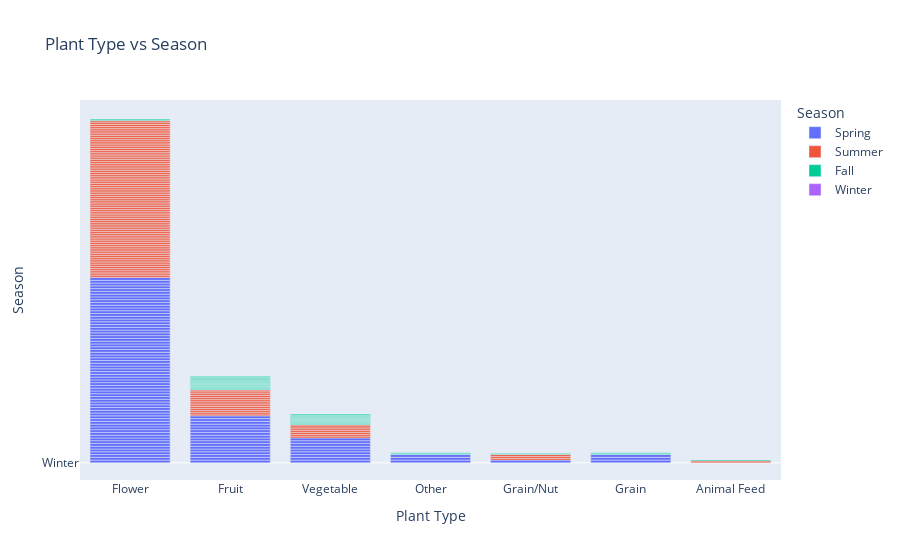

Source (notebook cell):
### Code cell
fig = px.bar(data, x = 'Plant Type', y = 'Season', color= 'Season', title='Plant Type vs Season')
fig.update_layout(barmode='relative', xaxis={'categoryorder':'total descending'})
fig.show()

### Figure 1 — Plotly figure (JSON) as saved in the notebook; plotly's stock layout.template omitted (floating-point values rounded to 4 significant figures)
{"data": [{"alignmentgroup": "True", "hovertemplate": "Season=%{y}<br>Plant Type=%{x}<extra></extra>", "legendgroup": "Spring", "marker": {"color": "#636efa"}, "name": "Spring", "offsetgroup": "Spring", "orientation": "v", "showlegend": true, "textposition": "auto", "type": "bar", "x": ["Flower", "Flower", "Flower", "Flower", "Flower", "Flower", "Flower", "Flower", "Flower", "Flower", "Flower", "Flower", "Flower", "Flower", "Flower", "Flower", "Flower", "Flower", "Flower", "Flower", "Flower", "Flower", "Flower", "Flower", "Flower", "Flower", "Flower", "Flower", "Flower", "Flower", "Flower", "Flower", "Flower", "Flower", "Flower", "Flower", "Flower", "Flower", "Flower", "Flower", "Flower", "Flower", "Flower", "Flower", "Flower", "Flower", "Flower", "Flower", "Flower", "Flower", "Flower", "Flower", "Flower", "Flower", "Flower", "Flower", "Flower", "Flower", "Flower", "Flower", "Flower", "Flower", "Flower", "Flower", "Flower", "Flower", "Flower", "Fruit", "Other", "Fruit", "Fruit", "Fruit", "Fruit", "Grain/Nut", "Other", "Vegetable", "Vegetable", "Fruit", "Fruit", "Vegetable", "Fruit", "Vegetable", "Fruit", "Grain", "Other", "Vegetable", "Fruit", "Grain", "Fruit", "Vegetable", "Vegetable", "Vegetable", "Fruit", "Fruit", "Grain", "Fruit", "Fruit", "Fruit", "Fruit", "Vegetable"], "xaxis": "x", "y": ["Spring", "Spring", "Spring", "Spring", "Spring", "Spring", "Spring", "Spring", "Spring", "Spring", "Spring", "Spring", "Spring", "Spring", "Spring", "Spring", "Spring", "Spring", "Spring", "Spring", "Spring", "Spring", "Spring", "Spring", "Spring", "Spring", "Spring", "Spring", "Spring", "Spring", "Spring", "Spring", "Spring", "Spring", "Spring", "Spring", "Spring", "Spring", "Spring", "Spring", "Spring", "Spring", "Spring", "Spring", "Spring", "Spring", "Spring", "Spring", "Spring", "Spring", "Spring", "Spring", "Spring", "Spring", "Spring", "Spring", "Spring", "Spring", "Spring", "Spring", "Spring", "Spring", "Spring", "Spring", "Spring", "Spring", "Spring", "Spring", "Spring", "Spring", "Spring", "Spring", "Spring", "Spring", "Spring", "Spring", "Spring", "Spring", "Spring", "Spring", "Spring", "Spring", "Spring", "Spring", "Spring", "Spring", "Spring", "Spring", "Spring", "Spring", "Spring", "Spring", "Spring", "Spring", "Spring", "Spring", "Spring", "Spring", "Spring", "Spring"], "yaxis": "y"}, {"alignmentgroup": "True", "hovertemplate": "Season=%{y}<br>Plant Type=%{x}<extra></extra>", "legendgroup": "Summer", "marker": {"color": "#EF553B"}, "name": "Summer", "offsetgroup": "Summer", "orientation": "v", "showlegend": true, "textposition": "auto", "type": "bar", "x": ["Flower", "Flower", "Flower", "Flower", "Flower", "Flower", "Flower", "Flower", "Flower", "Flower", "Flower", "Flower", "Flower", "Flower", "Flower", "Flower", "Flower", "Flower", "Flower", "Flower", "Flower", "Flower", "Flower", "Flower", "Flower", "Flower", "Flower", "Flower", "Flower", "Flower", "Flower", "Flower", "Flower", "Flower", "Flower", "Flower", "Flower", "Flower", "Flower", "Flower", "Flower", "Flower", "Flower", "Flower", "Flower", "Flower", "Flower", "Flower", "Flower", "Flower", "Flower", "Flower", "Flower", "Flower", "Flower", "Flower", "Flower", "Flower", "Flower", "Flower", "Flower", "Flower", "Flower", "Flower", "Flower", "Flower", "Flower", "Flower", "Flower", "Flower", "Flower", "Flower", "Flower", "Flower", "Flower", "Flower", "Flower", "Flower", "Flower", "Flower", "Flower", "Flower", "Flower", "Flower", "Fruit", "Fruit", "Fruit", "Fruit", "Grain/Nut", "Flower", "Fruit", "Fruit", "Fruit", "Fruit", "Grain/Nut", "Grain/Nut", "Vegetable", "Vegetable", "Vegetable", "Animal Feed", "Vegetable", "Vegetable", "Fruit", "Fruit", "Vegetable", "Fruit", "Fruit", "Fruit", "Vegetable", "Fruit"], "xaxis": "x", "y": ["Summer", "Summer", "Summer", "Summer", "Summer", "Summer", "Summer", "Summer", "Summer", "Summer", "Summer", "Summer", "Summer", "Summer", "Summer", "Summer", "Summer", "Summer", "Summer", "Summer", "Summer", "Summer", "Summer", "Summer", "Summer", "Summer", "Summer", "Summer", "Summer", "Summer", "Summer", "Summer", "Summer", "Summer", "Summer", "Summer", "Summer", "Summer", "Summer", "Summer", "Summer", "Summer", "Summer", "Summer", "Summer", "Summer", "Summer", "Summer", "Summer", "Summer", "Summer", "Summer", "Summer", "Summer", "Summer", "Summer", "Summer", "Summer", "Summer", "Summer", "Summer", "Summer", "Summer", "Summer", "Summer", "Summer", "Summer", "Summer", "Summer", "Summer", "Summer", "Summer", "Summer", "Summer", "Summer", "Summer", "Summer", "Summer", "Summer", "Summer", "Summer", "Summer", "Summer", "Summer", "Summer", "Summer", "Summer", "Summer", "Summer", "Summer", "Summer", "Summer", "Summer", "Summer", "Summer", "Summer", "Summer", "Summer", "Summer", "Summer", "Summer", "Summer", "Summer", "Summer", "Summer", "Summer", "Summer", "Summer", "Summer", "Summer"], "yaxis": "y"}, {"alignmentgroup": "True", "hovertemplate": "Season=%{y}<br>Plant Type=%{x}<extra></extra>", "legendgroup": "Fall", "marker": {"color": "#00cc96"}, "name": "Fall", "offsetgroup": "Fall", "orientation": "v", "showlegend": true, "textposition": "auto", "type": "bar", "x": ["Animal Feed", "Flower", "Flower", "Fruit", "Fruit", "Fruit", "Fruit", "Fruit", "Fruit", "Fruit", "Other", "Vegetable", "Vegetable", "Vegetable", "Vegetable", "Vegetable", "Vegetable", "Vegetable", "Vegetable", "Fruit", "Fruit", "Grain/Nut", "Grain/Nut", "Fruit", "Grain", "Fruit", "Vegetable", "Vegetable", "Fruit", "Grain", "Vegetable", "Fruit", "Fruit", "Fruit", "Fruit", "Other", "Vegetable"], "xaxis": "x", "y": ["Fall", "Fall", "Fall", "Fall", "Fall", "Fall", "Fall", "Fall", "Fall", "Fall", "Fall", "Fall", "Fall", "Fall", "Fall", "Fall", "Fall", "Fall", "Fall", "Fall", "Fall", "Fall", "Fall", "Fall", "Fall", "Fall", "Fall", "Fall", "Fall", "Fall", "Fall", "Fall", "Fall", "Fall", "Fall", "Fall", "Fall"], "yaxis": "y"}, {"alignmentgroup": "True", "hovertemplate": "Season=%{y}<br>Plant Type=%{x}<extra></extra>", "legendgroup": "Winter", "marker": {"color": "#ab63fa"}, "name": "Winter", "offsetgroup": "Winter", "orientation": "v", "showlegend": true, "textposition": "auto", "type": "bar", "x": ["Fruit", "Grain/Nut", "Grain/Nut", "Fruit", "Fruit", "Fruit", "Fruit"], "xaxis": "x", "y": ["Winter", "Winter", "Winter", "Winter", "Winter", "Winter", "Winter"], "yaxis": "y"}], "layout": {"barmode": "relative", "legend": {"title": {"text": "Season"}, "tracegroupgap": 0}, "title": {"text": "Plant Type vs Season"}, "xaxis": {"anchor": "y", "categoryorder": "total descending", "domain": [0, 1], "title": {"text": "Plant Type"}}, "yaxis": {"anchor": "x", "categoryarray": ["Winter", "Fall", "Summer", "Spring"], "categoryorder": "array", "domain": [0, 1], "title": {"text": "Season"}}}}
